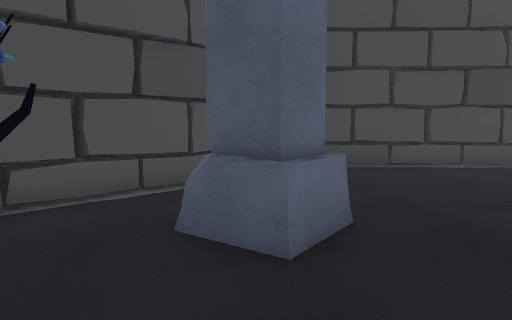
view 1 (above)

19 first-person views from a walk through a 3-D level made in the Unity game engine. The camera is 1.3 m above the floor, tilts 6° down and sees 70° across. The floor is counted in squares, 1 m on a side. Each view is taken from the middle of a square. On the plan, view 1 faces up. The plan holds only what a view shows up to about 15 squares ahead; the rest is blank. The player character is not drawn.

view 2
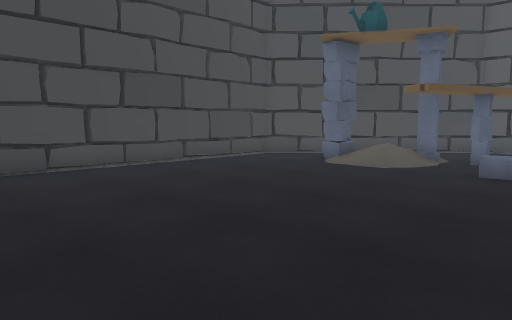

view 3
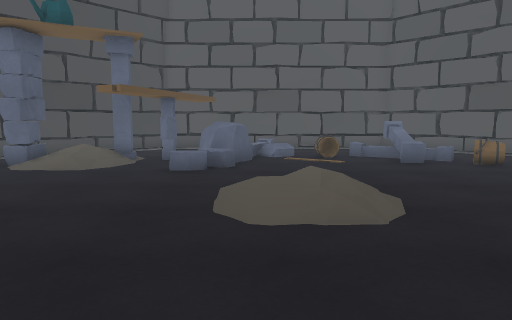

view 4
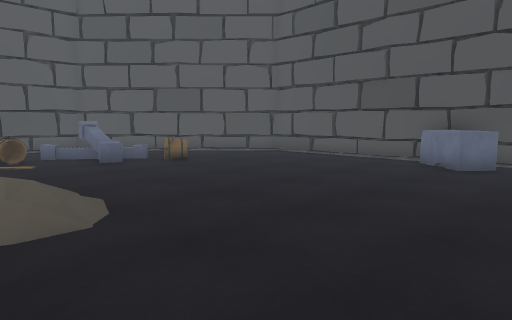

view 5
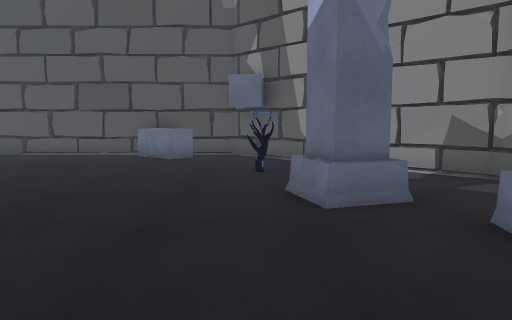

view 6
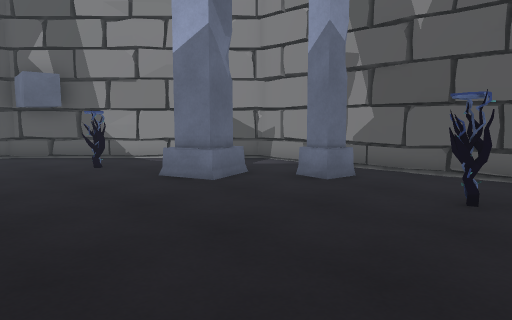

view 7
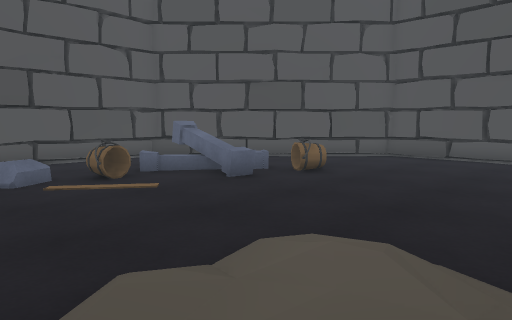

view 8
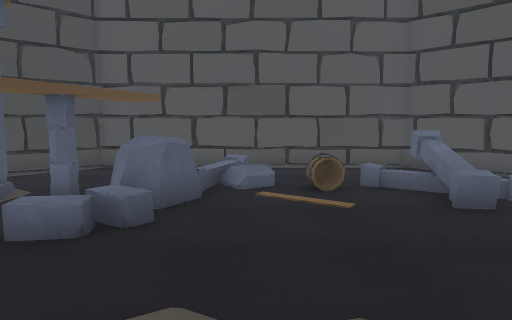

view 9
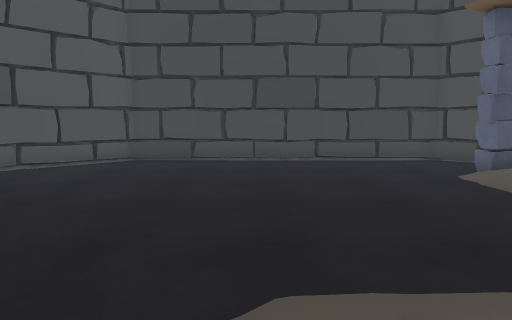

view 10
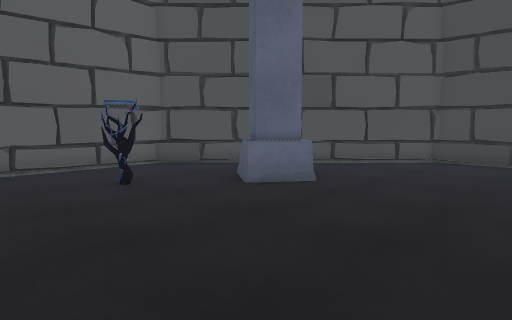

view 11
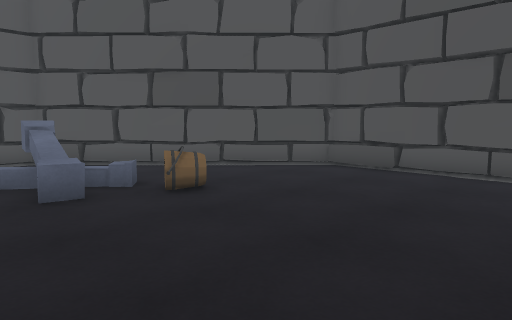

view 12
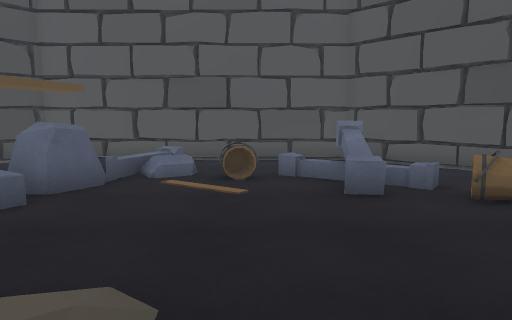

view 13
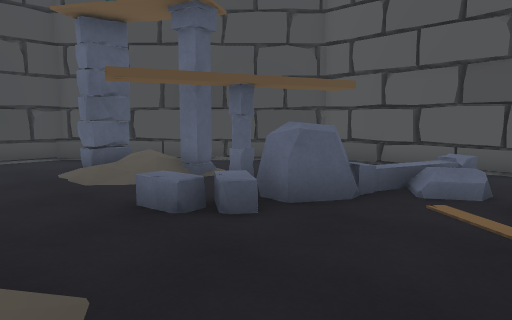

view 14
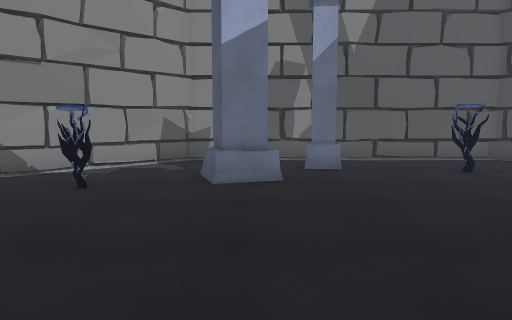

view 15
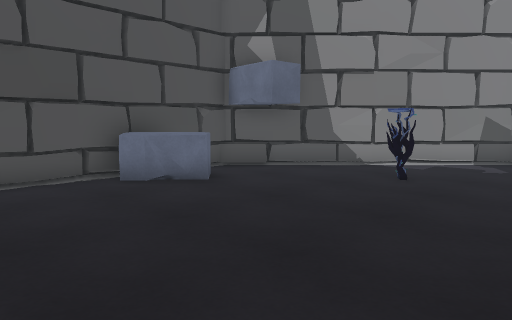

view 16
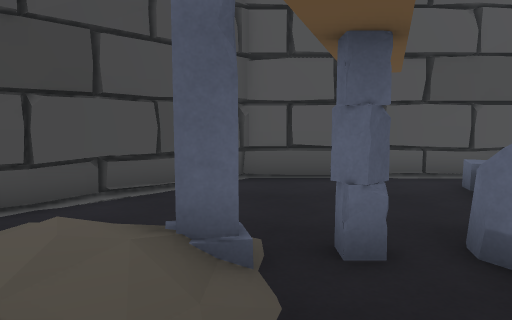

view 17
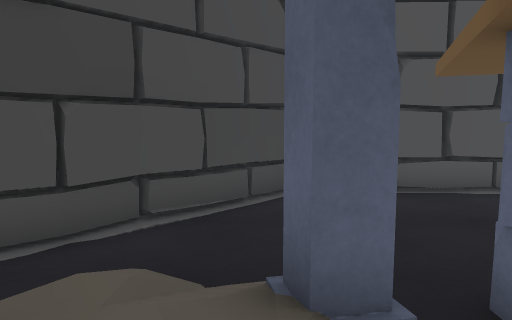

view 18
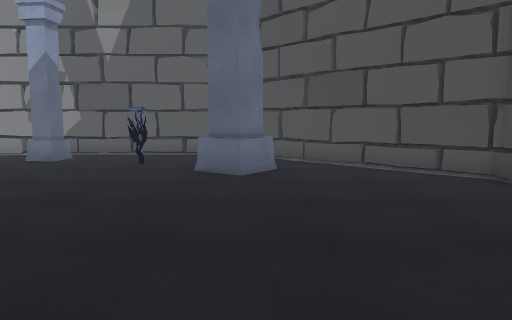

view 19
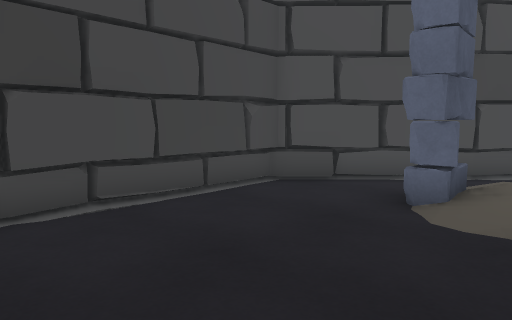

### Floor plan
Key: @ floor where view 1 was taken; # wall or solid block; . floor; / step, stairs or slope; C column; T tree; S shelf; R rock; O other object.
Columns run from 5 left of view 1 to 19 right of it. Each row starts with its distance up from view 1.
 11       #############
 10      ##...........##
  9     ##.............##
  8    ##...............##
  7   ##.............SS/.##
  6  ##............./  /..##
  5 ##...CC........./ S/...##
  4 #...CCC........../SS....#
  3 #.................##....#
  2 #...T...........O.R.....#
  1 #..TT............RRR....#
  0 #....@...../  ....R///O.#
 -1 #........../  .....././.#
 -2 #.CC........//.....O/...#
 -3 #..................OO...#
 -4 #...CC..............O...#
 -5 #...CC...........OOOO...#
 -6 #...................OO..#
 -7 ##....T..........O..  .##
 -8  ##...T...............##
 -9   ##.................##
-10    ##...............##
-11     ##...OO........##
-12      ##. OO.......##
-13       #############

Positions as (right, up) in squares from view 1, and headings:
1: (0, 0), facing up
2: (1, 0), facing up-right
3: (1, 0), facing right
4: (1, 0), facing down-right
5: (1, 2), facing down
6: (5, 3), facing down-left
7: (6, 1), facing down-right
8: (6, -1), facing right
9: (6, -2), facing up
10: (6, -2), facing up-left
11: (6, -3), facing down-right
12: (6, -3), facing right
13: (8, -3), facing up-right
14: (8, -4), facing left
15: (9, -4), facing down-left
16: (10, 4), facing right
17: (11, 5), facing right
18: (10, 5), facing left
19: (6, 5), facing up-right
